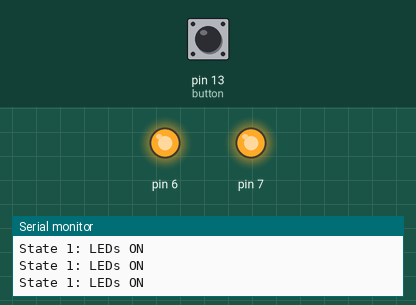
Bench run of a sketch on a simulated Arduino Uno, built with avr-gcc and run on an emulated ATmega328P. Parts: output pins drawn as LEDs (lit = HIGH), the last lines printed to the serial monitor. Dashed ring = blinking. The inputs (shaded band) are chosen by the test bench; at power-on: pin 13 (button) HIGH.

Above: at 1.2 s.
1.3 s: pin 13 (button) pulled LOW for 0.15 s
At 2.2 s:
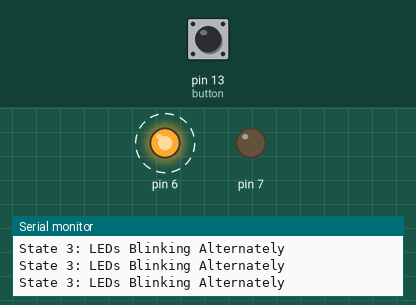
At 2.8 s:
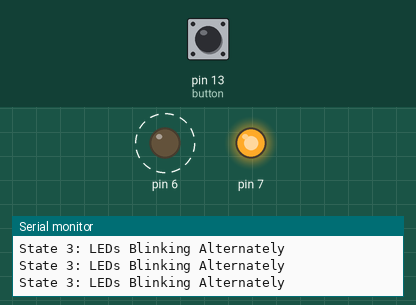
4.4 s: pin 13 (button) pulled LOW for 1 s
At 4.54 s:
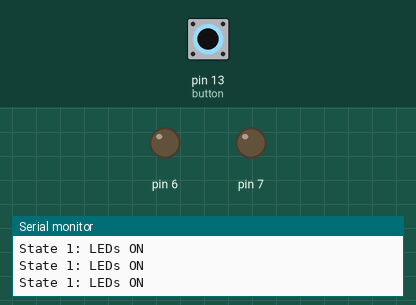
8.4 s: pin 13 (button) driven LOW
11.4 s: pin 13 (button) driven HIGH
14.4 s: pin 13 (button) pulsed LOW 5 times (0.12 s each, 0.3 s apart)
Timing chart, 0 to 17.4 s (numbered marks = the images above; inputs shaded):
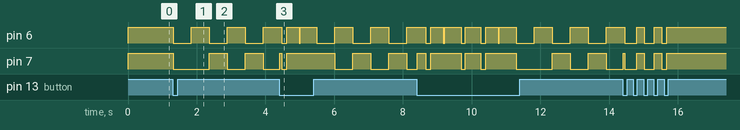

Measured:
- after the input at 1.3 s, pin 6: alternates HIGH for 0.52 s and LOW for 0.52 s, starting at once; pin 7: goes LOW 1.0 s, HIGH 0.52 s, LOW 0.52 s, HIGH 0.52 s, then LOW, starting at once

The sketch:

Activity_5.ino
```cpp
/* This code recreates the previous classe's functionality,
but this time the use of the delay function is eliminated
and a debounce code was added to the button's readings.
Those changes make the button function precisely. */

class Button {
private:
  byte pin;

public:
  Button(byte p) : pin(p){
    pinMode(pin, INPUT_PULLUP);
  }

  ~Button(){}

  void on(){
    digitalWrite(pin, HIGH);
  }

  void off(){
    digitalWrite(pin, LOW);
  }

  boolean isPressed(){
    return !digitalRead(pin);
  }
};

class LEDs {
private:
  byte pin1;
  byte pin2;
  unsigned long lastMillis;
  bool state1;
  bool state2;
  unsigned long interval;

public:
  LEDs(byte p1, byte p2) : pin1(p1), pin2(p2), lastMillis(0), state1(false), state2(false), interval(500){
    pinMode(pin1, OUTPUT);
    pinMode(pin2, OUTPUT);
  }

  ~LEDs(){}

  void on(){
    digitalWrite(pin1, HIGH);
    digitalWrite(pin2, HIGH);
    state1 = true;
    state2 = true;
  }

  void off(){
    digitalWrite(pin1, LOW);
    digitalWrite(pin2, LOW);
    state1 = false;
    state2 = false;
  }

  void blinkTogether(){
    unsigned long currentMillis = millis();
    if (currentMillis - lastMillis >= interval) {
      lastMillis = currentMillis;
      state1 = !state1;
      state2 = !state2;
      digitalWrite(pin1, state1 ? HIGH : LOW);
      digitalWrite(pin2, state2 ? HIGH : LOW);
    }
  }

  void blinkAlternately(){
    unsigned long currentMillis = millis();
    if (currentMillis - lastMillis >= interval) {
      lastMillis = currentMillis;
      state1 = !state1;
      state2 = !state2;
      digitalWrite(pin1, state1 ? HIGH : LOW);
      digitalWrite(pin2, state2 ? LOW : HIGH);
    }
  }
};

class StateHandler {
private:
    LEDs &ledRow;

public:
    StateHandler(LEDs& ledRow) : ledRow(ledRow){}

    void state01(){
        ledRow.on();
        Serial.println("State 1: LEDs ON");
    }

    void state02(){
        ledRow.blinkTogether();
        Serial.println("State 2: LEDs Blinking Together");
    }

    void state03(){
        ledRow.blinkAlternately();
        Serial.println("State 3: LEDs Blinking Alternately");
    }
};

LEDs ledRow(6, 7);
Button button(13);
StateHandler stateHandler(ledRow);

int currentState = 0;
unsigned long lastButtonPress = 0;
const unsigned long debounceDelay = 50;

void setup(){
  Serial.begin(9600);
  ledRow.on();
}

void loop() {
  unsigned long currentMillis = millis();

  if(button.isPressed()){
    if(currentMillis - lastButtonPress > debounceDelay){
      currentState = (currentState + 1) % 3;
      lastButtonPress = currentMillis;
    }
  }

  switch(currentState){
    case 0:
      stateHandler.state01();
      break;
    case 1:
      stateHandler.state02();
      break;
    case 2:
      stateHandler.state03();
      break;
  }
}
```
